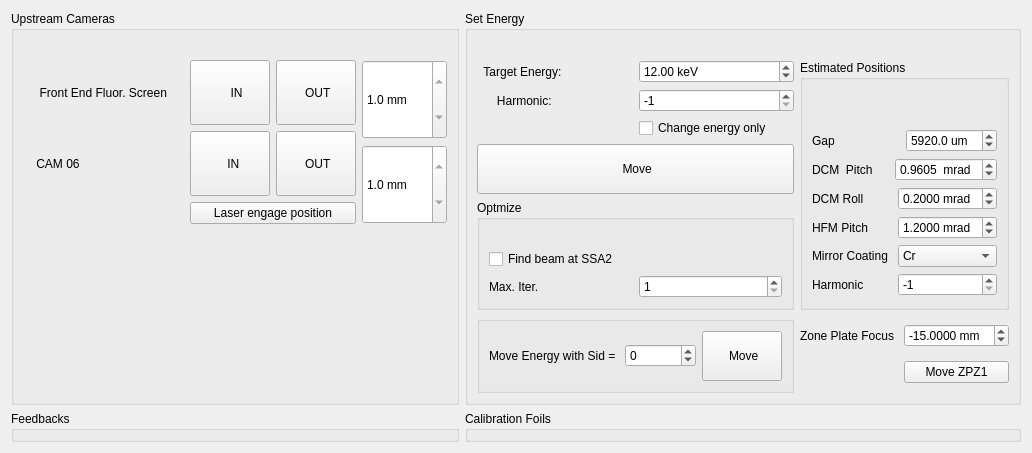
      <widget class="QWidget" name="energy">
       <attribute name="title">
        <string>Energy Change</string>
       </attribute>
       <layout class="QGridLayout" name="gridLayout_52">
        <item row="1" column="0">
         <widget class="QGroupBox" name="groupBox_33">
          <property name="sizePolicy">
           <sizepolicy hsizetype="Preferred" vsizetype="Preferred">
            <horstretch>0</horstretch>
            <verstretch>0</verstretch>
           </sizepolicy>
          </property>
          <property name="title">
           <string>Feedbacks</string>
          </property>
          <widget class="QPushButton" name="pushButton_2">
           <property name="geometry">
            <rect>
             <x>8</x>
             <y>33</y>
             <width>210</width>
             <height>59</height>
            </rect>
           </property>
           <property name="text">
            <string>
 Engage Mirror Feedbacks 
</string>
           </property>
          </widget>
          <widget class="QLabel" name="label_153">
           <property name="geometry">
            <rect>
             <x>8</x>
             <y>8</y>
             <width>16</width>
             <height>19</height>
            </rect>
           </property>
           <property name="text">
            <string/>
           </property>
          </widget>
         </widget>
        </item>
        <item row="0" column="0">
         <widget class="QGroupBox" name="groupBox_23">
          <property name="sizePolicy">
           <sizepolicy hsizetype="Preferred" vsizetype="Preferred">
            <horstretch>0</horstretch>
            <verstretch>0</verstretch>
           </sizepolicy>
          </property>
          <property name="styleSheet">
           <string notr="true"/>
          </property>
          <property name="title">
           <string>Upstream Cameras</string>
          </property>
          <property name="flat">
           <bool>false</bool>
          </property>
          <property name="checkable">
           <bool>false</bool>
          </property>
          <layout class="QGridLayout" name="gridLayout_71">
           <item row="0" column="0">
            <widget class="QLabel" name="label_133">
             <property name="sizePolicy">
              <sizepolicy hsizetype="Preferred" vsizetype="Fixed">
               <horstretch>0</horstretch>
               <verstretch>0</verstretch>
              </sizepolicy>
             </property>
             <property name="text">
              <string/>
             </property>
            </widget>
           </item>
           <item row="2" column="3">
            <layout class="QVBoxLayout" name="verticalLayout_5">
             <item>
              <widget class="QDoubleSpinBox" name="db_fs">
               <property name="sizePolicy">
                <sizepolicy hsizetype="Preferred" vsizetype="Preferred">
                 <horstretch>0</horstretch>
                 <verstretch>0</verstretch>
                </sizepolicy>
               </property>
               <property name="readOnly">
                <bool>true</bool>
               </property>
               <property name="buttonSymbols">
                <enum>QAbstractSpinBox::UpDownArrows</enum>
               </property>
               <property name="suffix">
                <string> mm</string>
               </property>
               <property name="decimals">
                <number>1</number>
               </property>
               <property name="minimum">
                <double>-100.000000000000000</double>
               </property>
               <property name="maximum">
                <double>100.000000000000000</double>
               </property>
               <property name="value">
                <double>1.000000000000000</double>
               </property>
              </widget>
             </item>
             <item>
              <widget class="QDoubleSpinBox" name="db_cam6">
               <property name="sizePolicy">
                <sizepolicy hsizetype="Preferred" vsizetype="Preferred">
                 <horstretch>0</horstretch>
                 <verstretch>0</verstretch>
                </sizepolicy>
               </property>
               <property name="readOnly">
                <bool>true</bool>
               </property>
               <property name="buttonSymbols">
                <enum>QAbstractSpinBox::UpDownArrows</enum>
               </property>
               <property name="suffix">
                <string> mm</string>
               </property>
               <property name="decimals">
                <number>1</number>
               </property>
               <property name="minimum">
                <double>-100.000000000000000</double>
               </property>
               <property name="maximum">
                <double>100.000000000000000</double>
               </property>
               <property name="value">
                <double>1.000000000000000</double>
               </property>
              </widget>
             </item>
            </layout>
           </item>
           <item row="2" column="0" colspan="2">
            <layout class="QGridLayout" name="gridLayout_80">
             <item row="1" column="0">
              <layout class="QGridLayout" name="gridLayout_76">
               <item row="0" column="0">
                <widget class="QLabel" name="label_72">
                 <property name="text">
                  <string>     Front End Fluor. Screen     </string>
                 </property>
                </widget>
               </item>
               <item row="1" column="0">
                <widget class="QLabel" name="label_75">
                 <property name="text">
                  <string>    CAM 06    </string>
                 </property>
                </widget>
               </item>
               <item row="0" column="1" rowspan="2">
                <layout class="QGridLayout" name="gridLayout_74">
                 <item row="2" column="1">
                  <widget class="QPushButton" name="pb_CAM6_OUT">
                   <property name="sizePolicy">
                    <sizepolicy hsizetype="Preferred" vsizetype="Preferred">
                     <horstretch>0</horstretch>
                     <verstretch>0</verstretch>
                    </sizepolicy>
                   </property>
                   <property name="text">
                    <string>    OUT   </string>
                   </property>
                  </widget>
                 </item>
                 <item row="0" column="1">
                  <widget class="QPushButton" name="pb_FS_OUT">
                   <property name="sizePolicy">
                    <sizepolicy hsizetype="Preferred" vsizetype="Preferred">
                     <horstretch>0</horstretch>
                     <verstretch>0</verstretch>
                    </sizepolicy>
                   </property>
                   <property name="text">
                    <string>    OUT   </string>
                   </property>
                  </widget>
                 </item>
                 <item row="0" column="0">
                  <widget class="QPushButton" name="pb_FS_IN">
                   <property name="sizePolicy">
                    <sizepolicy hsizetype="Preferred" vsizetype="Preferred">
                     <horstretch>0</horstretch>
                     <verstretch>0</verstretch>
                    </sizepolicy>
                   </property>
                   <property name="text">
                    <string> 
    IN     
</string>
                   </property>
                  </widget>
                 </item>
                 <item row="2" column="0">
                  <widget class="QPushButton" name="pb_CAM6_IN">
                   <property name="sizePolicy">
                    <sizepolicy hsizetype="Preferred" vsizetype="Preferred">
                     <horstretch>0</horstretch>
                     <verstretch>0</verstretch>
                    </sizepolicy>
                   </property>
                   <property name="text">
                    <string>   
  IN    
</string>
                   </property>
                  </widget>
                 </item>
                </layout>
               </item>
               <item row="2" column="1">
                <widget class="QPushButton" name="pb_CAM6_LASER">
                 <property name="text">
                  <string>Laser engage position</string>
                 </property>
                </widget>
               </item>
              </layout>
             </item>
            </layout>
           </item>
           <item row="3" column="0">
            <widget class="QLabel" name="label_3">
             <property name="text">
              <string/>
             </property>
            </widget>
           </item>
          </layout>
         </widget>
        </item>
        <item row="0" column="1">
         <widget class="QGroupBox" name="groupBox_32">
          <property name="sizePolicy">
           <sizepolicy hsizetype="Preferred" vsizetype="Fixed">
            <horstretch>0</horstretch>
            <verstretch>0</verstretch>
           </sizepolicy>
          </property>
          <property name="title">
           <string>Set Energy</string>
          </property>
          <layout class="QGridLayout" name="gridLayout_99">
           <item row="2" column="1">
            <widget class="QSpinBox" name="sb_harmonic">
             <property name="minimum">
              <number>-1</number>
             </property>
             <property name="singleStep">
              <number>2</number>
             </property>
             <property name="value">
              <number>-1</number>
             </property>
            </widget>
           </item>
           <item row="3" column="1">
            <widget class="QCheckBox" name="cb_change_energy_only">
             <property name="toolTip">
              <string>does not mover mirrors or pitch, ugap and bragg only</string>
             </property>
             <property name="text">
              <string>Change energy only</string>
             </property>
             <property name="checked">
              <bool>false</bool>
             </property>
            </widget>
           </item>
           <item row="2" column="0">
            <widget class="QLabel" name="label_148">
             <property name="text">
              <string>      Harmonic: </string>
             </property>
            </widget>
           </item>
           <item row="6" column="0" colspan="2">
            <widget class="QGroupBox" name="groupBox">
             <layout class="QGridLayout" name="gridLayout_96">
              <item row="1" column="0">
               <widget class="QLabel" name="label_70">
                <property name="sizePolicy">
                 <sizepolicy hsizetype="Fixed" vsizetype="Preferred">
                  <horstretch>0</horstretch>
                  <verstretch>0</verstretch>
                 </sizepolicy>
                </property>
                <property name="text">
                 <string>Move Energy with Sid = </string>
                </property>
               </widget>
              </item>
              <item row="1" column="2">
               <widget class="QPushButton" name="pb_energy_change_w_sid">
                <property name="text">
                 <string>
 Move 
</string>
                </property>
               </widget>
              </item>
              <item row="1" column="1">
               <widget class="QSpinBox" name="sb_energy_sid">
                <property name="minimum">
                 <number>-9999999</number>
                </property>
                <property name="maximum">
                 <number>9999999</number>
                </property>
                <property name="singleStep">
                 <number>10</number>
                </property>
                <property name="value">
                 <number>0</number>
                </property>
               </widget>
              </item>
             </layout>
            </widget>
           </item>
           <item row="1" column="0">
            <widget class="QLabel" name="label_81">
             <property name="text">
              <string>  Target Energy: </string>
             </property>
            </widget>
           </item>
           <item row="1" column="2" rowspan="5">
            <widget class="QGroupBox" name="groupBox_31">
             <property name="title">
              <string>Estimated Positions</string>
             </property>
             <layout class="QGridLayout" name="gridLayout_114">
              <item row="0" column="0">
               <spacer name="verticalSpacer_19">
                <property name="orientation">
                 <enum>Qt::Vertical</enum>
                </property>
                <property name="sizeType">
                 <enum>QSizePolicy::Ignored</enum>
                </property>
                <property name="sizeHint" stdset="0">
                 <size>
                  <width>20</width>
                  <height>40</height>
                 </size>
                </property>
               </spacer>
              </item>
              <item row="3" column="0">
               <layout class="QGridLayout" name="gridLayout_113">
                <item row="3" column="0">
                 <widget class="QLabel" name="label_150">
                  <property name="text">
                   <string>Harmonic</string>
                  </property>
                 </widget>
                </item>
                <item row="2" column="1">
                 <widget class="QComboBox" name="cb_target_coating">
                  <item>
                   <property name="text">
                    <string>Cr</string>
                   </property>
                  </item>
                  <item>
                   <property name="text">
                    <string>Pt</string>
                   </property>
                  </item>
                  <item>
                   <property name="text">
                    <string>Si</string>
                   </property>
                  </item>
                  <item>
                   <property name="text">
                    <string>Rh</string>
                   </property>
                  </item>
                 </widget>
                </item>
                <item row="0" column="1">
                 <widget class="QDoubleSpinBox" name="dsb_target_roll">
                  <property name="suffix">
                   <string> mrad</string>
                  </property>
                  <property name="decimals">
                   <number>4</number>
                  </property>
                  <property name="minimum">
                   <double>-9.000000000000000</double>
                  </property>
                  <property name="maximum">
                   <double>9.000000000000000</double>
                  </property>
                  <property name="singleStep">
                   <double>0.100000000000000</double>
                  </property>
                  <property name="value">
                   <double>0.200000000000000</double>
                  </property>
                 </widget>
                </item>
                <item row="3" column="1">
                 <widget class="QSpinBox" name="sb_calc_harmonic">
                  <property name="minimum">
                   <number>-1</number>
                  </property>
                  <property name="singleStep">
                   <number>2</number>
                  </property>
                  <property name="value">
                   <number>-1</number>
                  </property>
                 </widget>
                </item>
                <item row="2" column="0">
                 <widget class="QLabel" name="label_146">
                  <property name="text">
                   <string>Mirror Coating</string>
                  </property>
                 </widget>
                </item>
                <item row="0" column="0">
                 <widget class="QLabel" name="label_154">
                  <property name="text">
                   <string>DCM Roll</string>
                  </property>
                 </widget>
                </item>
                <item row="1" column="0">
                 <widget class="QLabel" name="label_155">
                  <property name="text">
                   <string>HFM Pitch</string>
                  </property>
                 </widget>
                </item>
                <item row="1" column="1">
                 <widget class="QDoubleSpinBox" name="dsb_hfm_target_pitch">
                  <property name="suffix">
                   <string> mrad</string>
                  </property>
                  <property name="decimals">
                   <number>4</number>
                  </property>
                  <property name="minimum">
                   <double>-9.000000000000000</double>
                  </property>
                  <property name="maximum">
                   <double>9.000000000000000</double>
                  </property>
                  <property name="singleStep">
                   <double>0.100000000000000</double>
                  </property>
                  <property name="value">
                   <double>1.200000000000000</double>
                  </property>
                 </widget>
                </item>
               </layout>
              </item>
              <item row="1" column="0">
               <layout class="QGridLayout" name="gridLayout_112">
                <item row="0" column="0">
                 <widget class="QLabel" name="label_149">
                  <property name="text">
                   <string>Gap</string>
                  </property>
                 </widget>
                </item>
                <item row="0" column="1">
                 <widget class="QDoubleSpinBox" name="dsb_target_ugap">
                  <property name="suffix">
                   <string> um</string>
                  </property>
                  <property name="decimals">
                   <number>1</number>
                  </property>
                  <property name="minimum">
                   <double>4000.000000000000000</double>
                  </property>
                  <property name="maximum">
                   <double>25000.000000000000000</double>
                  </property>
                  <property name="singleStep">
                   <double>5.000000000000000</double>
                  </property>
                  <property name="value">
                   <double>5920.000000000000000</double>
                  </property>
                 </widget>
                </item>
               </layout>
              </item>
              <item row="2" column="0">
               <layout class="QGridLayout" name="gridLayout_109">
                <item row="0" column="0">
                 <widget class="QLabel" name="label_132">
                  <property name="text">
                   <string>DCM  Pitch  </string>
                  </property>
                 </widget>
                </item>
                <item row="0" column="1">
                 <widget class="QDoubleSpinBox" name="dsb_target_pitch">
                  <property name="suffix">
                   <string>  mrad</string>
                  </property>
                  <property name="decimals">
                   <number>4</number>
                  </property>
                  <property name="minimum">
                   <double>-5.000000000000000</double>
                  </property>
                  <property name="maximum">
                   <double>5.000000000000000</double>
                  </property>
                  <property name="singleStep">
                   <double>0.005000000000000</double>
                  </property>
                  <property name="value">
                   <double>0.960500000000000</double>
                  </property>
                 </widget>
                </item>
               </layout>
              </item>
             </layout>
            </widget>
           </item>
           <item row="6" column="2">
            <layout class="QGridLayout" name="gridLayout_106">
             <item row="1" column="1">
              <widget class="QLabel" name="label_178">
               <property name="text">
                <string>Zone Plate Focus </string>
               </property>
              </widget>
             </item>
             <item row="1" column="2">
              <widget class="QDoubleSpinBox" name="dsb_ZPZ1TargetPos_energy">
               <property name="sizePolicy">
                <sizepolicy hsizetype="Preferred" vsizetype="Fixed">
                 <horstretch>0</horstretch>
                 <verstretch>0</verstretch>
                </sizepolicy>
               </property>
               <property name="suffix">
                <string> mm</string>
               </property>
               <property name="decimals">
                <number>4</number>
               </property>
               <property name="minimum">
                <double>-100.000000000000000</double>
               </property>
               <property name="maximum">
                <double>20.000000000000000</double>
               </property>
               <property name="value">
                <double>-15.000000000000000</double>
               </property>
              </widget>
             </item>
             <item row="2" column="2">
              <widget class="QPushButton" name="pb_movezpz1_energy">
               <property name="text">
                <string>Move ZPZ1</string>
               </property>
              </widget>
             </item>
            </layout>
           </item>
           <item row="5" column="0" colspan="2">
            <widget class="QGroupBox" name="groupBox_9">
             <property name="title">
              <string>Optmize</string>
             </property>
             <layout class="QGridLayout" name="gridLayout_116">
              <item row="2" column="1">
               <widget class="QSpinBox" name="sb_max_iter">
                <property name="minimum">
                 <number>1</number>
                </property>
               </widget>
              </item>
              <item row="2" column="0">
               <widget class="QLabel" name="label_151">
                <property name="text">
                 <string>Max. Iter.</string>
                </property>
               </widget>
              </item>
              <item row="1" column="0" colspan="2">
               <widget class="QCheckBox" name="cb_beam_at_ssa2">
                <property name="text">
                 <string>Find beam at SSA2</string>
                </property>
                <property name="checked">
                 <bool>false</bool>
                </property>
               </widget>
              </item>
              <item row="0" column="0">
               <widget class="QLabel" name="label_152">
                <property name="text">
                 <string/>
                </property>
               </widget>
              </item>
             </layout>
            </widget>
           </item>
           <item row="4" column="0" colspan="2">
            <widget class="QPushButton" name="pb_move_energy">
             <property name="enabled">
              <bool>true</bool>
             </property>
             <property name="sizePolicy">
              <sizepolicy hsizetype="Minimum" vsizetype="Fixed">
               <horstretch>0</horstretch>
               <verstretch>0</verstretch>
              </sizepolicy>
             </property>
             <property name="text">
              <string>
 Move   
</string>
             </property>
            </widget>
           </item>
           <item row="0" column="0">
            <widget class="QLabel" name="label_6">
             <property name="text">
              <string/>
             </property>
            </widget>
           </item>
           <item row="1" column="1">
            <widget class="QDoubleSpinBox" name="dsb_target_e">
             <property name="styleSheet">
              <string notr="true">font: 14pt &quot;Cantarell&quot;;</string>
             </property>
             <property name="suffix">
              <string> keV</string>
             </property>
             <property name="decimals">
              <number>2</number>
             </property>
             <property name="minimum">
              <double>5.000000000000000</double>
             </property>
             <property name="maximum">
              <double>25.000000000000000</double>
             </property>
             <property name="singleStep">
              <double>0.500000000000000</double>
             </property>
             <property name="value">
              <double>12.000000000000000</double>
             </property>
            </widget>
           </item>
          </layout>
         </widget>
        </item>
        <item row="1" column="1">
         <widget class="QGroupBox" name="gb_calib_foil">
          <property name="sizePolicy">
           <sizepolicy hsizetype="Preferred" vsizetype="Fixed">
            <horstretch>0</horstretch>
            <verstretch>0</verstretch>
           </sizepolicy>
          </property>
          <property name="title">
           <string>Calibration Foils</string>
          </property>
         </widget>
        </item>
       </layout>
      </widget>
